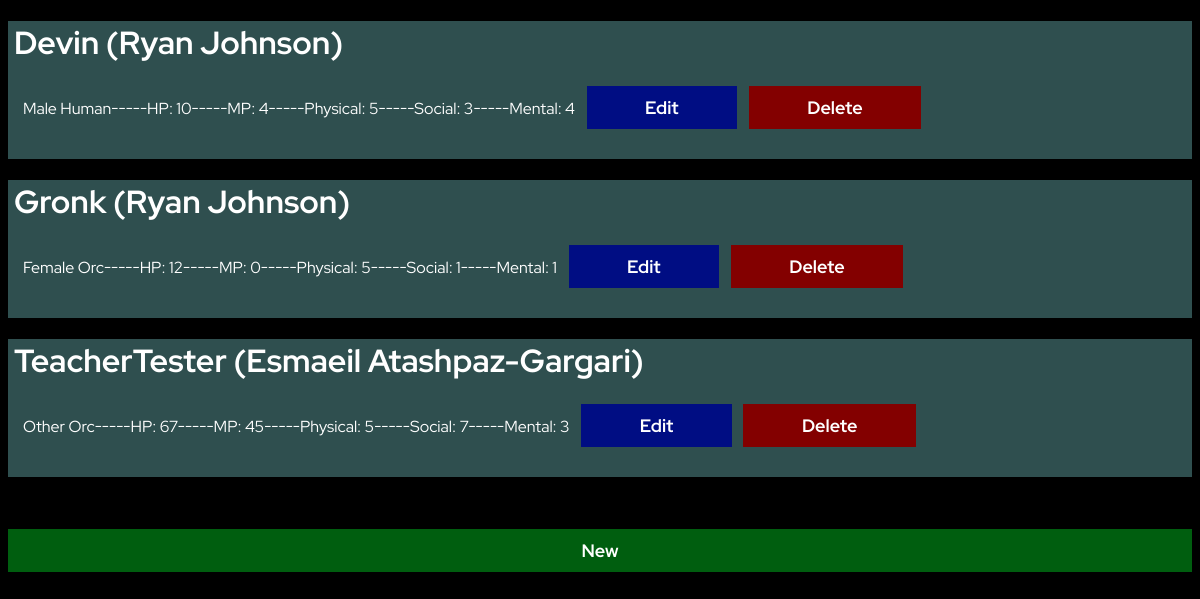
Screenshot of /CSC680ProjectRyanJohnson/body_frame.php with the database file from the repository.
### tables this page shows
CREATE TABLE `characters` (
  `char_id` int(10) UNSIGNED NOT NULL,
  `char_name` varchar(50) NOT NULL,
  `char_hp` int(11) NOT NULL,
  `char_mp` int(11) NOT NULL,
  `physical_trait` int(10) UNSIGNED NOT NULL DEFAULT 1,
  `social_trait` int(10) UNSIGNED NOT NULL DEFAULT 1,
  `mental_trait` int(10) UNSIGNED NOT NULL DEFAULT 1,
  `phys_skill_athletics` int(10) UNSIGNED NOT NULL DEFAULT 0,
  `phys_skill_stealth` int(10) UNSIGNED NOT NULL DEFAULT 0,
  `phys_skill_hand2hand` int(10) UNSIGNED NOT NULL DEFAULT 0,
  `social_skill_spy` int(10) UNSIGNED NOT NULL DEFAULT 0,
  `social_skill_speach` int(10) UNSIGNED NOT NULL DEFAULT 0,
  `social_skill_network` int(10) UNSIGNED NOT NULL DEFAULT 0,
  `mental_skill_tech` int(10) UNSIGNED NOT NULL DEFAULT 0,
  `mental_skill_science` int(10) UNSIGNED NOT NULL DEFAULT 0,
  `mental_skill_medicine` int(10) UNSIGNED NOT NULL DEFAULT 0,
  `char_user_id` int(10) UNSIGNED NOT NULL,
  `char_gender_id` int(10) UNSIGNED NOT NULL,
  `char_race_id` int(10) UNSIGNED NOT NULL
);

CREATE TABLE `user` (
  `user_id` int(10) UNSIGNED NOT NULL,
  `user_name` varchar(50) NOT NULL,
  `user_email` varchar(50) NOT NULL,
  `user_password` varchar(50) NOT NULL
);

CREATE TABLE `char_gender` (
  `id` int(10) UNSIGNED NOT NULL,
  `name` varchar(20) NOT NULL
);

CREATE TABLE `char_race` (
  `race_id` int(10) UNSIGNED NOT NULL,
  `race_name` varchar(50) NOT NULL,
  `race_skin_color` varchar(50) NOT NULL,
  `race_hair_color` varchar(50) NOT NULL,
  `race_max_age` int(11) NOT NULL,
  `race_max_height` int(11) NOT NULL,
  `race_description` varchar(800) NOT NULL,
  `race_phys_mod` int(11) UNSIGNED NOT NULL,
  `race_char_mod` int(11) UNSIGNED NOT NULL,
  `race_int_mod` int(11) UNSIGNED NOT NULL,
  `race_char_id` int(10) UNSIGNED NOT NULL
);

### CSC680ProjectRyanJohnson/body_frame.php (the view, shortened to what this page needs)
<!doctype html>
<HTML lang="en">
<head>
<link rel="stylesheet" href="projectCSS.css">
</head>
<body>
<?php
$Server_name = "localhost";
$db_name = "rpgcharactersheet";
$user_name = "root";
$password = "";
$mysqli = new mysqli($Server_name, $user_name, $password, $db_name);
$all_users = $mysqli->query("SELECT `characters`.`char_name`, `user`.`user_name`, `char_gender`.`name`, `char_race`.`race_name`, `characters`.`char_hp`, `characters`.`char_mp`, `characters`.`physical_trait`, `characters`.`social_trait`, `characters`.`mental_trait`
FROM `characters`
	LEFT JOIN `user` ON `characters`.`char_user_id` = `user`.`user_id`
	LEFT JOIN `char_gender` ON `characters`.`char_gender_id` = `char_gender`.`id`
	LEFT JOIN `char_race` ON `characters`.`char_race_id` = `char_race`.`race_id`;");
    echo "<pre>";
    while($one_user = $all_users->fetch_assoc()){
        echo "<div class = 'test'>";
        echo "<h1>";
        echo $one_user['char_name']. " (" .$one_user['user_name']. ")";
        echo "</h1>";
        echo "<p>";
        echo $one_user['name']. " " .$one_user['race_name'];
        echo "-----";
        echo "HP: " .$one_user['char_hp'];
        echo "-----";
        echo "MP: " .$one_user['char_mp'];
        echo "-----";
        echo "Physical: " .$one_user['physical_trait'];
        echo "-----";
        echo "Social: " .$one_user['social_trait'];
        echo "-----";
        echo "Mental: " .$one_user['mental_trait'];
        echo "<a href='character_sheet.php'>";
        echo "<button class = 'EditBtn' onclick=\"parent.body_frame.location.href= 'character_sheet.php'\" >Edit</button>";
        echo "</a>";
        echo "<a href='body_frame.php'>";
        echo "<button class = 'DelBtn' onclick=\"parent.body_frame.location.href= 'body_frame.php'\">Delete</button>";
        echo "</a>";
        echo "</pre>";
        echo "</div>";
    }
    echo "<br><br>";
    echo "<a href='newCharacterSheet.php'>";
    echo "<button class = 'NewBtn' onclick=\"parent.body_frame.location.href= 'newCharacterSheet.php.php'\">New</button>";
    echo "</a>";
?>
</body>
</HTML>

### CSC680ProjectRyanJohnson/projectCSS.css (style rules this page uses)
body { background-color: black; }
h1 { font-family: 'Red Hat Display', sans-serif; color: white; margin-left: .5%; }
p { font-family: 'Red Hat Display', sans-serif; color: white; padding-left: 15px; }
.test { background-color: darkslategray; }
.NewBtn { font-family: 'Red Hat Display', sans-serif; background-color: #005E0F; border: none; color: white; padding-bottom: 10px; padding-top: 10px; padding-right: 5%; padding-left: 5%; text-align: center; text-decoration: none; display: inline-block; font-size: 18px; font-weight: bold; width: 100%; }
.EditBtn { font-family: 'Red Hat Display', sans-serif; background-color: #000D83; border: none; color: white; padding-bottom: 10px; padding-top: 10px; padding-right: 5%; padding-left: 5%; text-align: center; text-decoration: none; display: inline-block; font-size: 18px; font-weight: bold; margin-left: 1%; margin-bottom: 30px; }
.DelBtn { font-family: 'Red Hat Display', sans-serif; background-color: #830000; border: none; color: white; padding-bottom: 10px; padding-top: 10px; padding-right: 5%; padding-left: 5%; text-align: center; text-decoration: none; display: inline-block; font-size: 18px; font-weight: bold; margin-left: 1%; }

### rows the page displays
characters: char_name "Devin", char_user.user_name "Ryan Johnson", char_gender.name "Male", char_race.race_name "Human", char_hp "10", char_mp "4", physical_trait "5", social_trait "3", mental_trait "4"
characters: char_name "Gronk", char_user.user_name "Ryan Johnson", char_gender.name "Female", char_race.race_name "Orc", char_hp "12", char_mp "0", physical_trait "5", social_trait "1", mental_trait "1"
characters: char_name "TeacherTester", char_user.user_name "Esmaeil Atashpaz-Gargari", char_gender.name "Other", char_race.race_name "Orc", char_hp "67", char_mp "45", physical_trait "5", social_trait "7", mental_trait "3"
